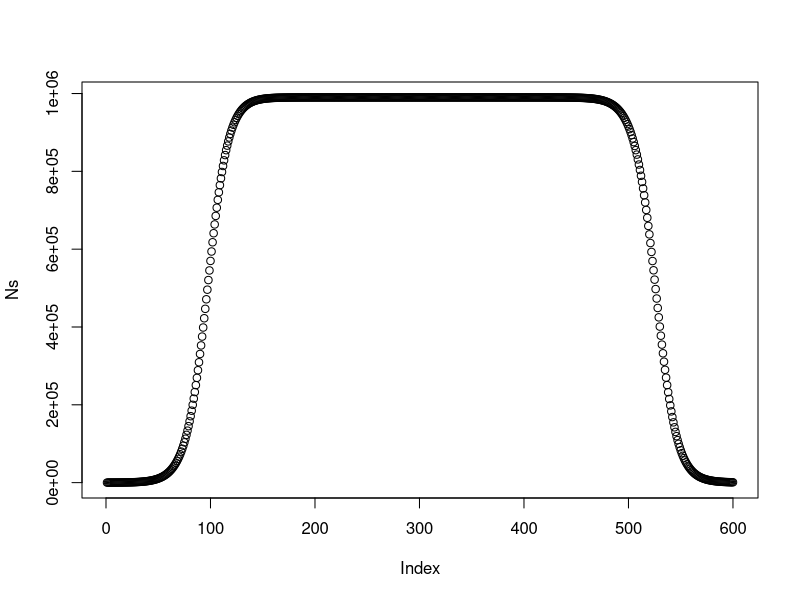
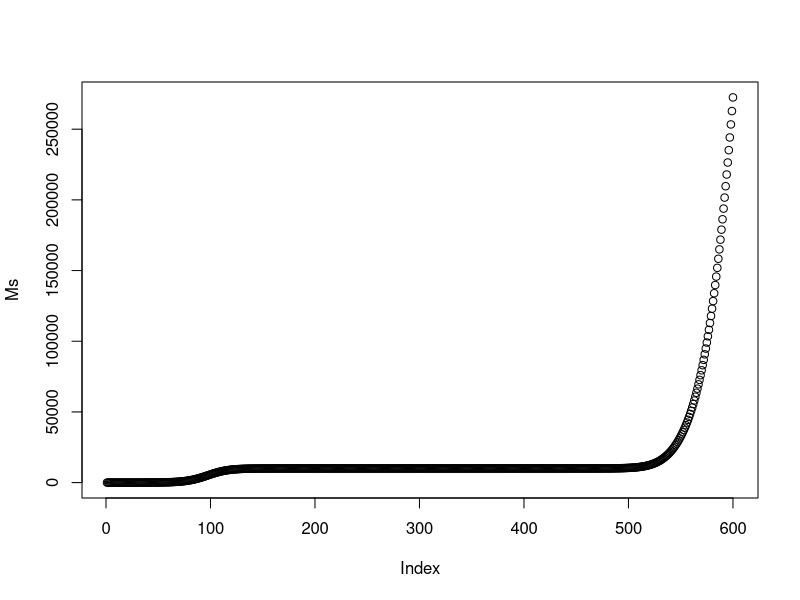
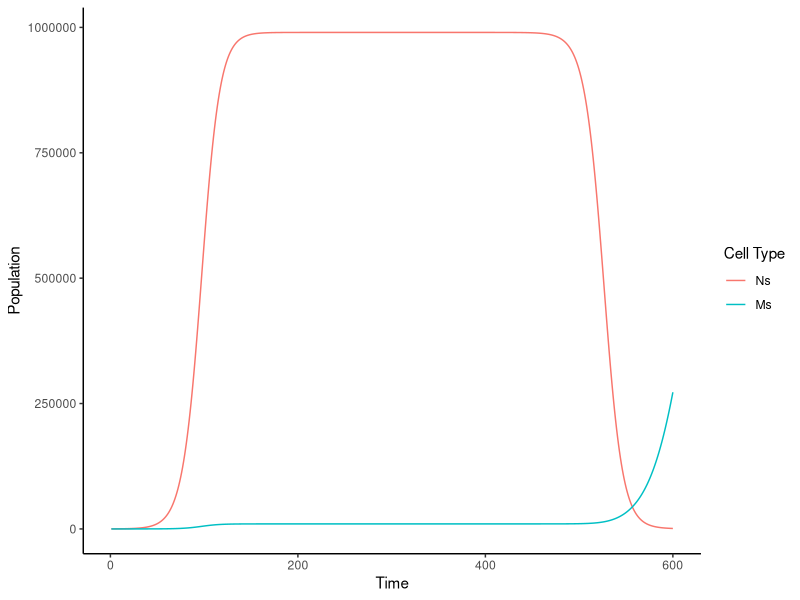
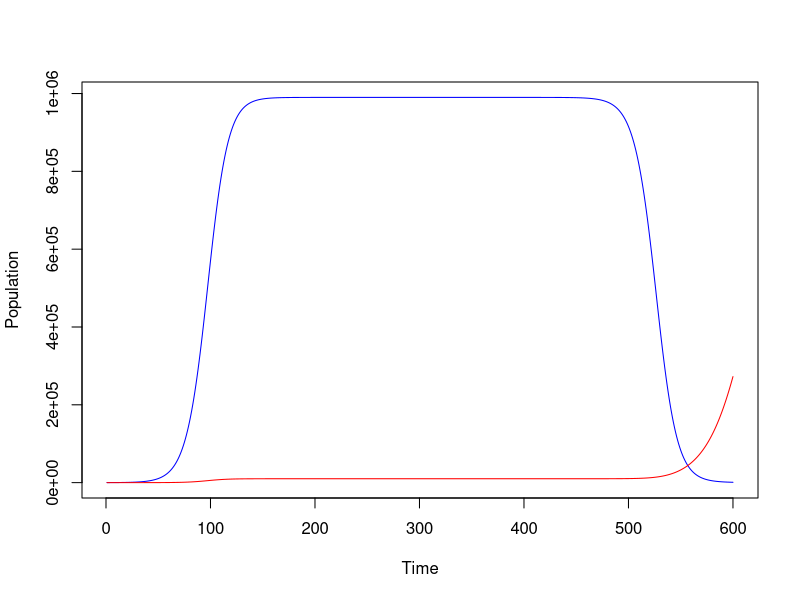

Recreate these plots in R, in order.
#Exercise 10 

#Ns[t+1] <- Ns[t] + rn*Ns[t]*(1-(Ns[t]+Ms[t])/K)
#Ms[t+1] <- Ms[t] + rm*Ms[t]*(1-(Ns[t]+Ms[t])/K)

#Set parameters
rn<-0.1
rm<-0.1
K<-1000000
rnDrug<- -0.1
rmDrug<-0.05
N0<-99
M0<-1
timesteps=600

#At time 100, M=1 and N=100... need to reevaluate what is happening. 
#Simulate growth of the two sub-populations in the tumor to equilibrium followed by drug treatment. 
#Plot in a line graph. 

Ns <- numeric(length=timesteps)
Ns[1]=N0
Ms <- numeric(length=timesteps)
Ms[1]=M0
for(t in 1:(timesteps-1)){
  if(t<(timesteps/2)){
    Ns[t+1] <- Ns[t] + rn*Ns[t]*(1-(Ns[t]+Ms[t])/K)
    Ms[t+1] <- Ms[t] + rm*Ms[t]*(1-(Ns[t]+Ms[t])/K) 
  }else{
    Ns[t+1] <- Ns[t] + rnDrug*Ns[t]*(1-(Ns[t]+Ms[t])/K)
    Ms[t+1] <- Ms[t] + rmDrug*Ms[t]*(1-(Ns[t]+Ms[t])/K)
  }
}
plot(Ns)
plot(Ms)

library(ggplot2)
cells<-data.frame(time=1:600, Ns=Ns, Ms=Ms)
cellplot<-ggplot(data=cells,aes(x=time,y=Ns))+ 
  geom_line(aes(x=time,y=Ns,col="blue"))+
  geom_line(aes(x=time,y=Ms,col="red"))+
  theme_classic()+
  xlab("Time")+ylab("Population")

#fix legend so that it's titled Cell Type and has Ns and Ms populations
cellplot+scale_color_discrete(name="Cell Type", 
  breaks=c("blue","red"), 
  labels=c("Ns","Ms"))



#alternative:

plot(cells$time,cells$Ns,type="l",col="blue",xlab="Time",ylab="Population")
lines(cells$time,cells$Ms,col="red")


  




